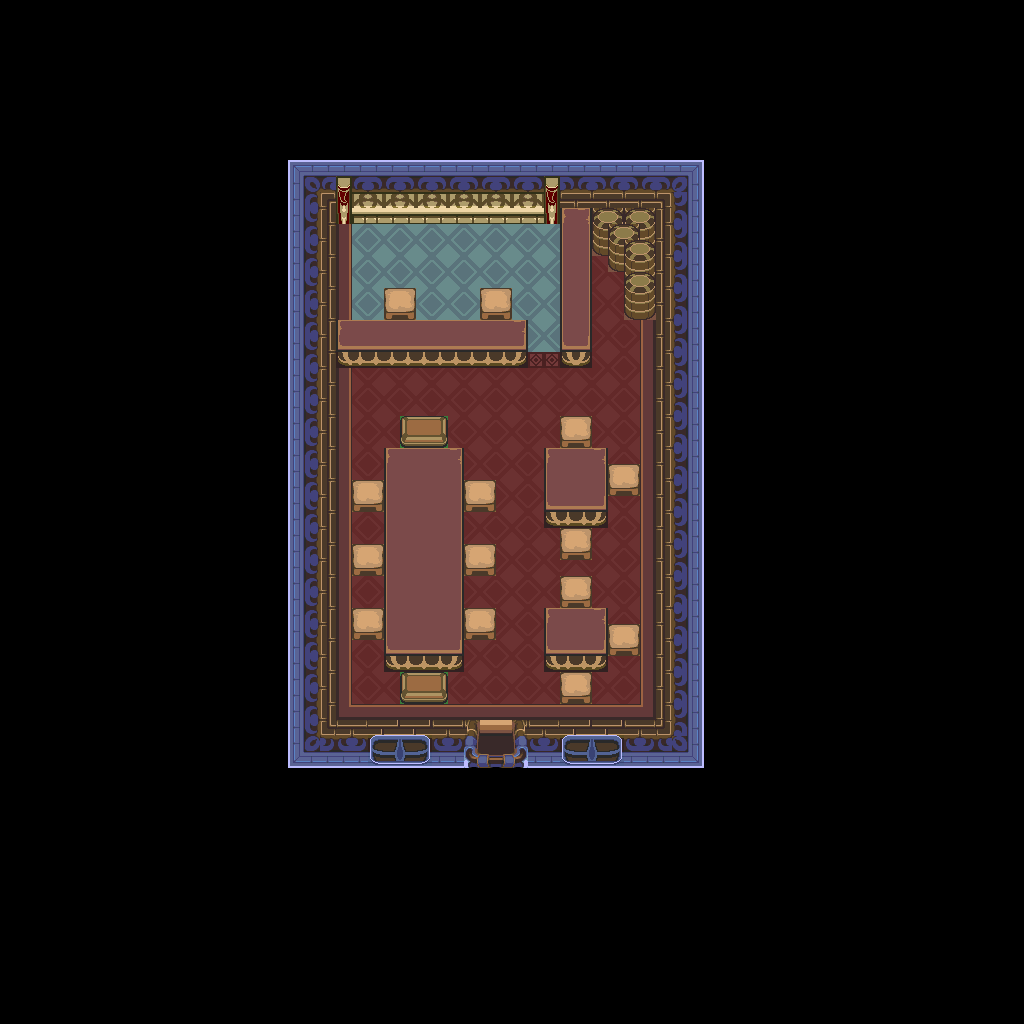

Rendered tile map (Tiled .tmx) drawn with the repository's tilesets; below, a short description and the map source with its tile grids summarised:
An orthogonal 64x64 tile map with 16x16 px tiles, 1 tile layer (base), 1 hidden layer not drawn and 5 objects.

<map version="1.10" tiledversion="1.12.1" orientation="orthogonal" renderorder="right-down" width="64" height="64" tilewidth="16" tileheight="16" infinite="0" nextlayerid="3" nextobjectid="6">
 <tileset firstgid="1" source="../classiciphone_pics4.tsx" />
 <layer id="1" name="base" width="64" height="64">
  <data>[4096 cells, 4096 non-empty, 106 distinct tile ids]</data>
 </layer>
 <layer id="2" name="collision" width="64" height="64" visible="0">
  <properties><property name="collision" value="true" /></properties>
  <data>[4096 cells, 3637 non-empty, 1 distinct tile ids]</data>
 </layer>
 <objectgroup id="3" name="npcs">
  <object id="1" x="480.0" y="768.0" width="16" height="16">
   <properties>
    <property name="script" type="string">-- Auto-converted from GraalScript
-- // NPC made by FrEAk+ God of Insanity
-- if (playerenters) {
-- disableweapons;
end</property>
   </properties>
  </object>
  <object id="2" x="416.0" y="176.0" width="16" height="16">
   <properties>
    <property name="gani" value="beer.png" />
    <property name="script" type="string">-- Auto-converted from GraalScript
</property>
   </properties>
  </object>
  <object id="3" x="384.0" y="176.0" width="16" height="16">
   <properties>
    <property name="gani" value="bottle.png" />
    <property name="script" type="string">-- Auto-converted from GraalScript
</property>
   </properties>
  </object>
  <object id="4" x="480.0" y="176.0" width="16" height="16">
   <properties>
    <property name="gani" value="pie.png" />
    <property name="script" type="string">-- Auto-converted from GraalScript
</property>
   </properties>
  </object>
  <object id="5" x="528.0" y="336.0" width="16" height="16">
   <properties>
    <property name="gani" value="block.png" />
    <property name="script" type="string">-- Auto-converted from GraalScript
</property>
   </properties>
  </object>
 </objectgroup>
</map>
